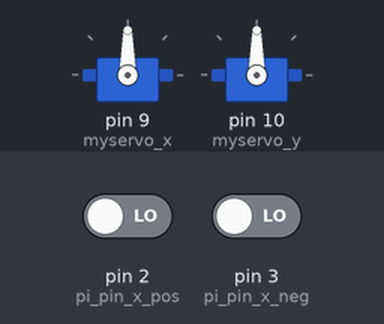
A sketch run on a simulated Arduino Uno, built with avr-gcc and run on an emulated ATmega328P. Parts: 2 × servo. The inputs (shaded band) are chosen by the test bench; at power-on: pin 2 (pi_pin_x_pos) LOW, pin 3 (pi_pin_x_neg) LOW. What the sketch prints to the serial monitor is not drawn.

Above: at 2.2 s.
2.3 s: pin 2 (pi_pin_x_pos) driven HIGH
At 4.1 s:
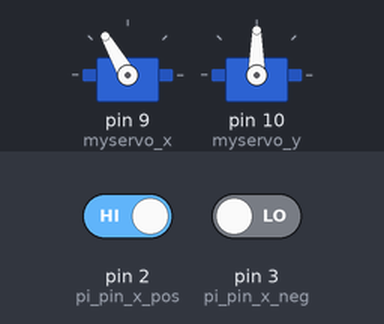
4.5 s: pin 3 (pi_pin_x_neg) driven HIGH
At 5.6 s:
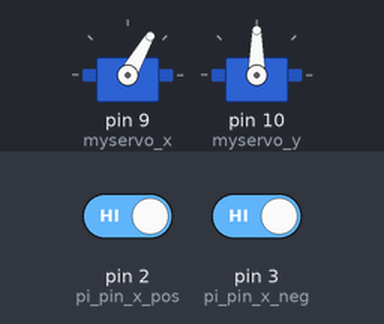
6.5 s: pin 3 (pi_pin_x_neg) driven LOW
At 8.4 s:
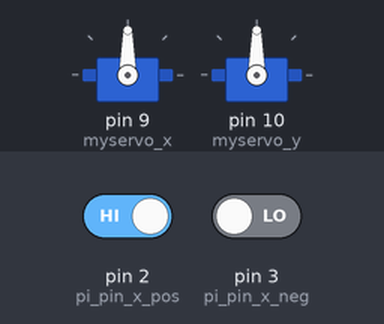
Timing chart, 0 to 9.9 s (numbered marks = the images above; inputs shaded):
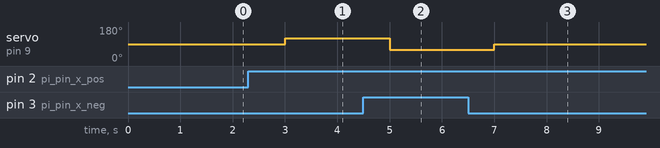

Measured:
- after the input at 2.3 s, servo on pin 9 (myservo_x): 90° → 120° after 0.70 s
- after the input at 4.5 s, servo on pin 9 (myservo_x): 120° → 60° after 0.50 s
- after the input at 6.5 s, servo on pin 9 (myservo_x): 60° → 90° after 0.50 s

The sketch:

digital_pin_read_to_servo_control.ino
```cpp
#include <Servo.h>

Servo myservo_x;
Servo myservo_y;
const int pi_pin_x_pos = 2;
const int pi_pin_x_neg = 3;
int state_x_pos = 1;
int state_x_neg = 1;
int pi_state_x_pos = 0;
int pi_state_x_neg = 0;

void setup() {
  Serial.begin(9600);
  delay(1000);
  pinMode(pi_pin_x_pos, INPUT);
  pinMode(pi_pin_x_neg, INPUT);
  myservo_x.attach(9);
  myservo_y.attach(10);
  myservo_x.write(90);
  Serial.println("Starting...\n");
}

void loop() {
  pi_state_x_pos = digitalRead(pi_pin_x_pos);
  pi_state_x_neg = digitalRead(pi_pin_x_neg);

  if (pi_state_x_pos == HIGH && state_x_pos == 1)
  {
    myservo_x.write(120);
    state_x_pos = 2;
  }
  if (pi_state_x_pos == LOW && state_x_pos == 2)
  {
    myservo_x.write(90);
    state_x_pos = 1;
  }
  if (pi_state_x_neg == HIGH && state_x_neg == 1)
  {
    myservo_x.write(60);
    state_x_neg = 2;
  }
  if (pi_state_x_neg == LOW && state_x_neg == 2)
  {
    myservo_x.write(90);
    state_x_neg = 1;
  }
  delay(1000);
}
```
